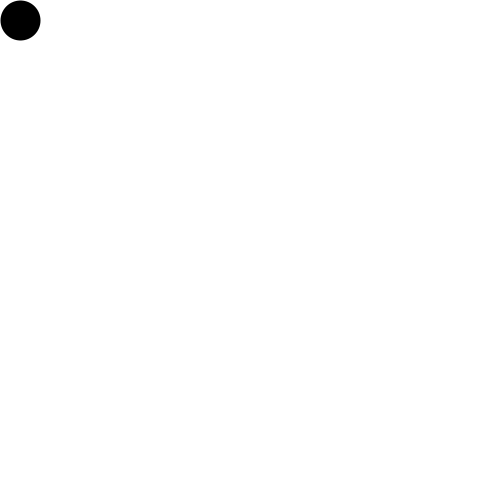
Frame 1 (no input)
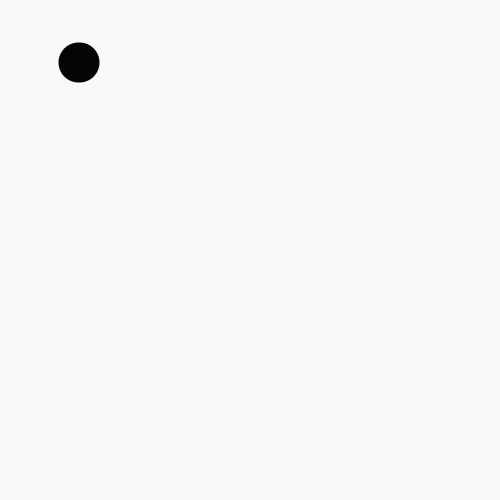
Frame 60 (the mouse pressed at the canvas centre just before this capture)
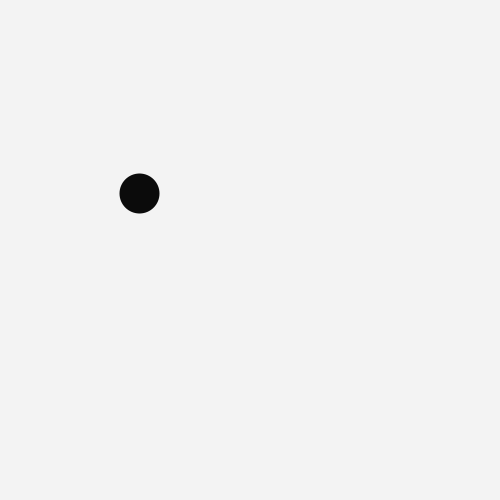
Frame 120 (the mouse held since frame 60 and released just before this capture)

The Processing sketch that drew these frames (run headless with seeded random() and noise(); from frame 60 on, the mouse is pressed at the canvas centre):

// Processing sketch: processing_66013
// ── processing_66013.pde

//Gravity_Affected
//by Ryan Tabler
//26 June 2012
//Version 1.0

float xCoordInit = 20;
float yCoordInit = 20;
float xVelocInit = 20;
float yVelocInit = 0;
final float yAccel = 9.81;
float xTimeInit = 0;
float yTimeInit = 0;
float xCoord, yCoord,xVeloc,yVeloc,xTime,yTime;

float pointRadius = 20;
float backgroundValue = 255;
float strokeValue = 0;
int backgroundToggle = 0;

void setup()
{
  size(500,500);
  background(255);
  frameRate(1200);
  strokeWeight(2 * pointRadius);
  stroke(0);
}

void draw()
{
  yCoord = yVelocInit * yTime + 0.5 * yAccel * yTime * yTime + yCoordInit;
  yVeloc = yVelocInit + yAccel * yTime;
  
  xVeloc = xVelocInit;
  xCoord = xVeloc * xTime + xCoordInit;
  
  if (yCoord > height - pointRadius)
  {
    yTime = 0;
    //yCoord = width - (yCoord - width);
    yCoordInit = yCoord;
    yVelocInit = 0 - yVeloc;
  }
  
  if ((xCoord > width - pointRadius) || (xCoord < pointRadius))
  {
    xTime = 0;
    //xCoord = width - (xCoord - width);
    xCoordInit = xCoord;
    xVelocInit = -xVeloc;
  }
  
  background(backgroundValue);
  stroke(strokeValue);
  
  if (backgroundToggle == 0)
  {
    backgroundValue -= 0.1;
    strokeValue += 0.1;
  }
  
  if (backgroundToggle == 1)
  {
    backgroundValue += 0.1;
    strokeValue -= 0.1;
  }
  
  if ((backgroundValue <= 0) || (strokeValue >= 255))
  {
    backgroundToggle = 1;
  }
  if ((backgroundValue >= 255) || (strokeValue <= 0))
  {
    backgroundToggle = 0;
  }
    
  
  
  point(xCoord,yCoord);
  xTime += 0.05;
  yTime += 0.05;
}
